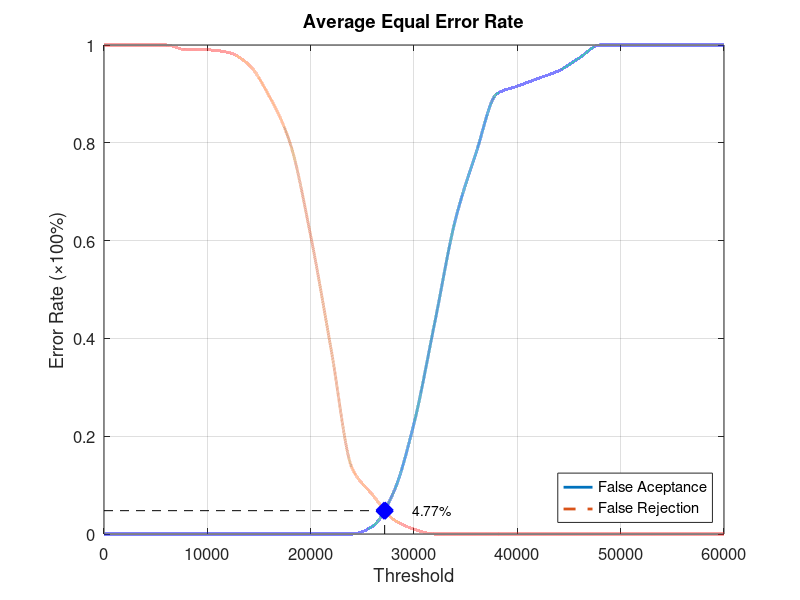
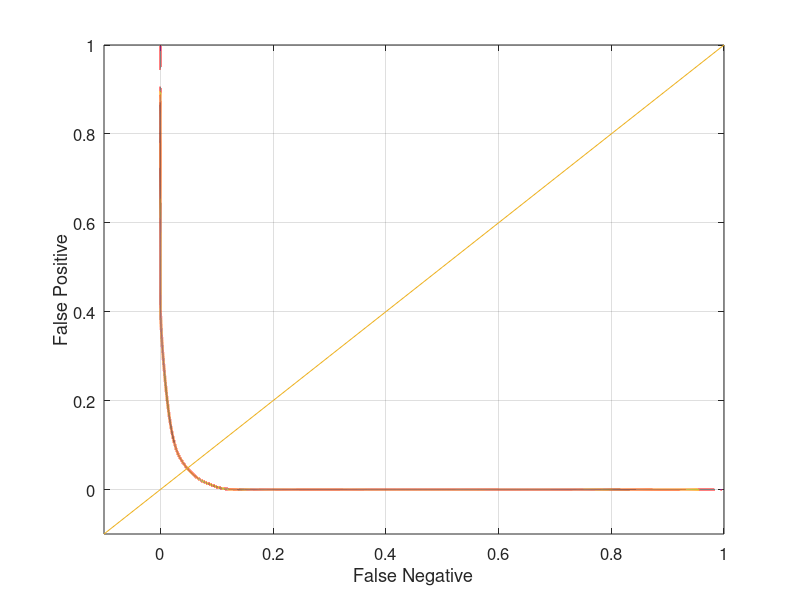

Here is the MATLAB script that generated these plots, in order:
function yEER = Database2_2
close all;
clear;
clc;
x = 0:2000:60000;
xq = 0:0.5:60000;

y0 = [0 0 0 0 0 0 0 0 0 0 0 0 0 0.0157895 0.0842105 0.226316 0.431579 0.642105 0.778947 0.9 0.915789 0.931579 0.947368 0.973684 1 1 1 1 1 1 1];
yy0 = interp1(x, y0, xq, 'pchip');
y1 = [1 1 1 1 0.99 0.99 0.985 0.96 0.895 0.8 0.61 0.375 0.135 0.08 0.03 0.01 0 0 0 0 0 0 0 0 0 0 0 0 0 0 0];
yy1 = interp1(x, y1, xq, 'pchip');

% Calculating EER: 
y2 = abs(y0 - y1);
find(y2 == min(y2))
yy2 = abs(yy0 - yy1);
xEER = find(yy2 == min(yy2));
xEERIndex = xq(xEER) % X-axis EER
yEER = yy0(xEER) % Y-axis EER

main = figure
plot(xq, yy0,'-','LineWidth', 2);	hold on
plot(xq, yy1,'--','LineWidth', 2);	hold on
plot([xEERIndex xEERIndex], [0 yEER], 'k--');	hold on
plot([0 xEERIndex], [yEER yEER], 'k--');	hold on
plot(xEERIndex, yEER, 'bx', 'LineWidth', 10);	hold on
text(xEERIndex + 10 * xEERIndex / 100, yEER, [num2str(round((10000 * yEER)) / 100) '%'])
legend('False Aceptance', 'False Rejection', 'Location', 'SouthEast')
xlabel('Threshold')
ylabel('Error Rate (\times100%)')
title('Average Equal Error Rate')
set(gca, 'FontSize', 12)
axis([0 60000 0 1])
grid on

print(main, 'Database2_2Main', '-dpng');
FNRxFPR = figure('Color', [1 1 1]);
plot(yy1, yy0, '-', yy1, yy0, 'LineWidth', 2);
hold on
y = -0.1:0.1:1
plot(y, y); 
set(gca, 'FontSize', 12)
xlabel('False Negative')
ylabel('False Positive')
axis([-0.1 1 -0.1 1])
set(gca, 'FontSize', 12)
grid on

print(FNRxFPR, 'Database2_2FNRxFPR','-dpng');
end
